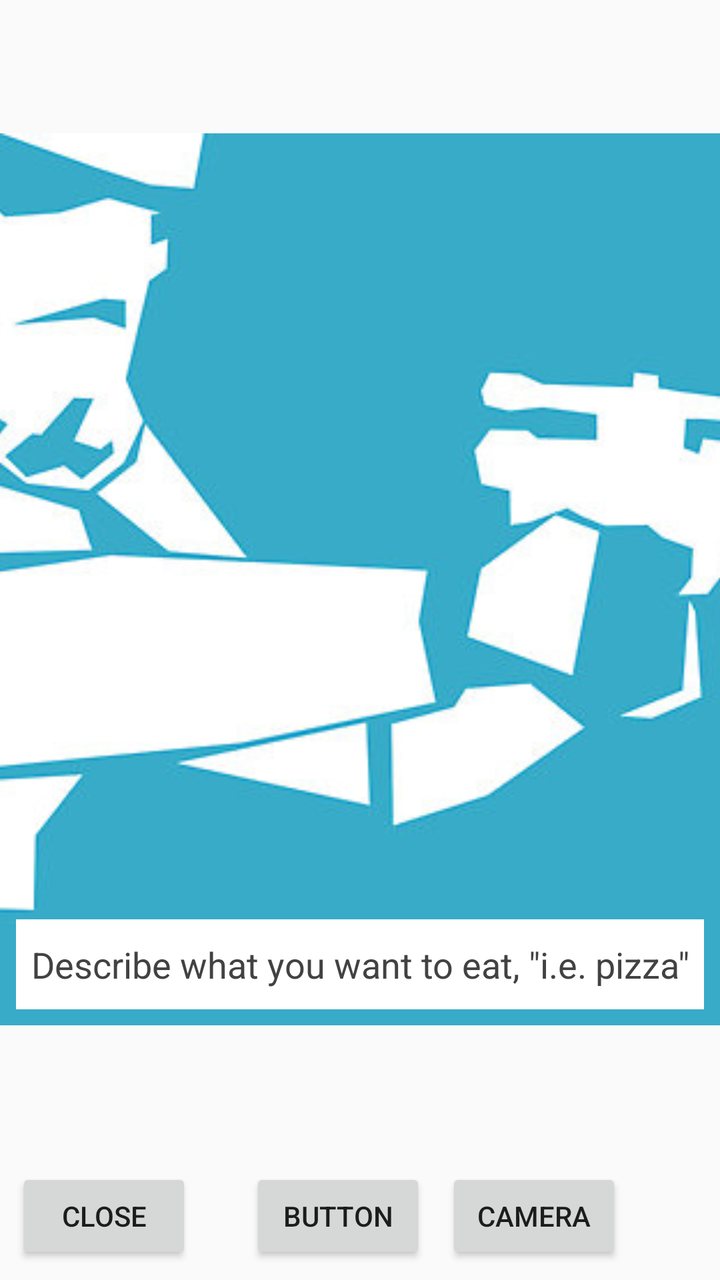
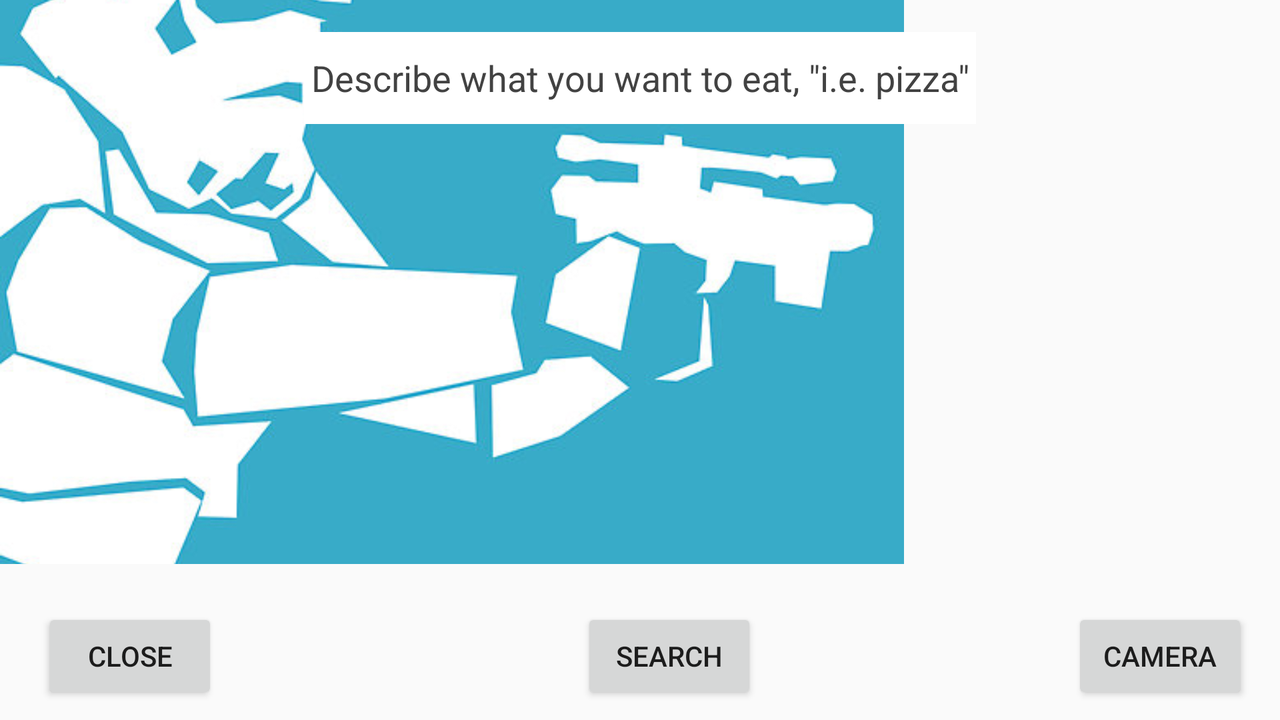

Compare how this app lays out the same screen by default and in its alternative resource folder. The renders come first, then the two layout files and the values they reference.
<!-- AndroidManifest.xml: application theme AppTheme -->
<!-- res/layout/fragment_describefood.xml -->
<?xml version="1.0" encoding="utf-8"?>
<android.support.constraint.ConstraintLayout
    xmlns:android="http://schemas.android.com/apk/res/android"
    xmlns:app="http://schemas.android.com/apk/res-auto"
    xmlns:tools="http://schemas.android.com/tools"
    android:id="@+id/describeFoodLayout"
    android:layout_width="match_parent"
    android:layout_height="match_parent"
    tools:layout_editor_absoluteY="81dp"
    tools:layout_editor_absoluteX="0dp">

    <ImageView
        android:id="@+id/describePictureView"
        android:layout_width="386dp"
        android:layout_height="446dp"
        android:layout_marginBottom="8dp"
        android:scaleType="centerCrop"
        app:layout_constraintBottom_toTopOf="@+id/closeButton"
        app:layout_constraintRight_toRightOf="parent"
        app:layout_constraintTop_toTopOf="parent"
        app:srcCompat="@drawable/mainbg"
        tools:layout_constraintBottom_creator="1"
        tools:layout_constraintTop_creator="1"
        android:layout_marginRight="-1dp"
        app:layout_constraintVertical_bias="0.512"/>

    <Button
        android:id="@+id/closeButton"
        android:layout_width="wrap_content"
        android:layout_height="wrap_content"
        android:text="Close"
        android:layout_marginLeft="8dp"
        app:layout_constraintLeft_toLeftOf="parent"
        app:layout_constraintBottom_toBottomOf="parent"
        android:layout_marginBottom="8dp"
        android:layout_marginStart="8dp"/>

    <Button
        android:id="@+id/button3"
        android:layout_width="wrap_content"
        android:layout_height="wrap_content"
        android:text="Button"
        tools:layout_constraintBottom_creator="1"
        android:layout_marginStart="29dp"
        app:layout_constraintBottom_toBottomOf="parent"
        tools:layout_constraintLeft_creator="1"
        android:layout_marginBottom="8dp"
        app:layout_constraintLeft_toRightOf="@+id/closeButton"
        android:layout_marginLeft="29dp"/>

    <Button
        android:id="@+id/openCamera"
        android:layout_width="wrap_content"
        android:layout_height="wrap_content"
        android:text="Camera"
        tools:layout_constraintRight_creator="1"
        tools:layout_constraintBottom_creator="1"
        app:layout_constraintBottom_toBottomOf="parent"
        android:layout_marginEnd="49dp"
        app:layout_constraintRight_toRightOf="parent"
        android:layout_marginBottom="8dp"
        android:layout_marginRight="49dp"/>

    <EditText
        android:id="@+id/describeEditText"
        android:layout_width="match_parent"
        android:layout_height="45dp"
        android:layout_marginBottom="8dp"
        android:layout_marginLeft="8dp"
        android:layout_marginRight="8dp"
        android:background="@color/cardview_light_background"
        android:ems="10"
        android:hint='Describe what you want to eat, "i.e. pizza"'
        android:inputType="textPersonName"
        android:textAlignment="center"
        android:textColorHint="@color/cardview_dark_background"
        app:layout_constraintBottom_toBottomOf="@+id/describePictureView"
        app:layout_constraintHorizontal_bias="0.0"
        app:layout_constraintLeft_toLeftOf="parent"
        app:layout_constraintRight_toRightOf="parent"/>

</android.support.constraint.ConstraintLayout>
<!-- resources referenced by this layout -->
<resources>
  <!-- drawable mainbg: jpg bitmap (drawable, 36194 bytes) -->
  <style name="AppTheme" parent="Theme.AppCompat.Light.DarkActionBar">
          
          <item name="colorPrimary">
              @color/colorPrimary
          </item>
          <item name="colorPrimaryDark">
              @color/colorPrimaryDark
          </item>
          <item name="colorAccent">
              @color/colorAccent
          </item>
      </style>
  <color name="colorPrimary">#4CAF50</color>
  <color name="colorPrimaryDark">#388e3c</color>
  <color name="colorAccent">#ff5722</color>
</resources>
<!-- res/layout-land/fragment_describefood.xml (the author's variant of the layout above) -->
<!-- drawn on the phone turned sideways -->
<?xml version="1.0" encoding="utf-8"?>
<android.support.constraint.ConstraintLayout
    xmlns:android="http://schemas.android.com/apk/res/android"
    xmlns:app="http://schemas.android.com/apk/res-auto"
    xmlns:tools="http://schemas.android.com/tools"
    android:id="@+id/describeFoodLayout"
    android:layout_width="match_parent"
    android:layout_height="match_parent"
    tools:layout_editor_absoluteY="73dp"
    tools:layout_editor_absoluteX="0dp">

    <ImageView
        android:id="@+id/describePictureView"
        android:layout_width="452dp"
        android:layout_height="282dp"
        android:scaleType="centerCrop"
        app:srcCompat="@drawable/mainbg"
        tools:layout_editor_absoluteY="-13dp"
        tools:layout_editor_absoluteX="70dp" />

    <Button
        android:id="@+id/closeButton"
        android:layout_width="wrap_content"
        android:layout_height="wrap_content"
        android:text="Close"
        android:layout_marginStart="21dp"
        android:layout_marginEnd="8dp"
        app:layout_constraintBottom_toBottomOf="parent"
        android:layout_marginBottom="8dp"
        android:layout_marginLeft="8dp"
        app:layout_constraintLeft_toLeftOf="parent" />

    <Button
        android:id="@+id/searchButton"
        android:layout_width="wrap_content"
        android:layout_height="wrap_content"
        android:text="Search"
        app:layout_constraintBottom_toBottomOf="parent"
        android:layout_marginBottom="8dp"
        app:layout_constraintLeft_toRightOf="@+id/closeButton"
        android:layout_marginLeft="8dp"
        app:layout_constraintRight_toLeftOf="@+id/openCamera"
        android:layout_marginRight="8dp"
        app:layout_constraintHorizontal_bias="0.538" />

    <Button
        android:id="@+id/openCamera"
        android:layout_width="wrap_content"
        android:layout_height="wrap_content"
        android:text="Camera"
        android:layout_marginEnd="16dp"
        app:layout_constraintBottom_toBottomOf="parent"
        android:layout_marginBottom="8dp"
        android:layout_marginRight="16dp"
        app:layout_constraintRight_toRightOf="parent" />

    <EditText
        android:id="@+id/describeEditText"
        android:layout_width="336dp"
        android:layout_height="46dp"
        android:background="@color/cardview_light_background"
        android:ems="10"
        android:hint='Describe what you want to eat, "i.e. pizza"'
        android:inputType="textPersonName"
        android:textAlignment="center"
        android:textColorHint="@color/cardview_dark_background"
        android:layout_marginLeft="8dp"
        app:layout_constraintLeft_toLeftOf="parent"
        android:layout_marginRight="8dp"
        app:layout_constraintRight_toRightOf="parent"
        app:layout_constraintTop_toTopOf="parent"
        android:layout_marginTop="16dp" />

</android.support.constraint.ConstraintLayout>
